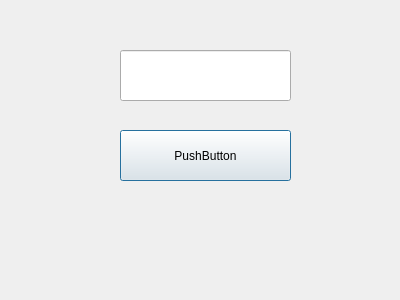
<?xml version="1.0" encoding="UTF-8"?>
<ui version="4.0">
 <class>Form2</class>
 <widget class="QDialog" name="Form2">
  <property name="geometry">
   <rect>
    <x>0</x>
    <y>0</y>
    <width>400</width>
    <height>300</height>
   </rect>
  </property>
  <property name="windowTitle">
   <string>Dialog</string>
  </property>
  <widget class="QPushButton" name="btnSave">
   <property name="geometry">
    <rect>
     <x>120</x>
     <y>130</y>
     <width>171</width>
     <height>51</height>
    </rect>
   </property>
   <property name="text">
    <string>PushButton</string>
   </property>
  </widget>
  <widget class="QLineEdit" name="textName">
   <property name="geometry">
    <rect>
     <x>120</x>
     <y>50</y>
     <width>171</width>
     <height>51</height>
    </rect>
   </property>
  </widget>
 </widget>
 <resources/>
 <connections/>
</ui>
